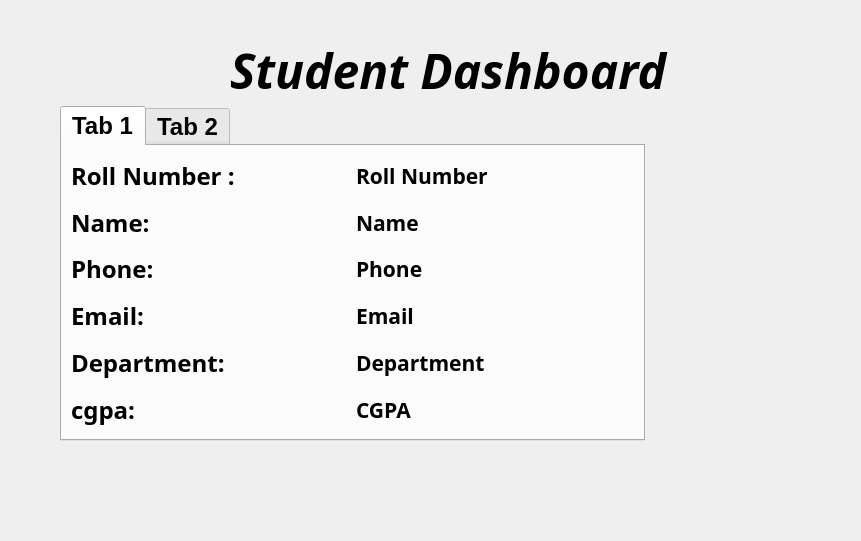
<?xml version="1.0" encoding="UTF-8"?>
<ui version="4.0">
 <class>StudentDashboard</class>
 <widget class="QWidget" name="StudentDashboard">
  <property name="geometry">
   <rect>
    <x>0</x>
    <y>0</y>
    <width>861</width>
    <height>541</height>
   </rect>
  </property>
  <property name="sizePolicy">
   <sizepolicy hsizetype="Maximum" vsizetype="Minimum">
    <horstretch>0</horstretch>
    <verstretch>0</verstretch>
   </sizepolicy>
  </property>
  <property name="windowTitle">
   <string>Form</string>
  </property>
  <property name="styleSheet">
   <string notr="true">#StudentDashboard  {
    border-image: url(:/student.jpg);
}
</string>
  </property>
  <widget class="QTabWidget" name="tabRequests">
   <property name="geometry">
    <rect>
     <x>60</x>
     <y>106</y>
     <width>585</width>
     <height>335</height>
    </rect>
   </property>
   <property name="sizePolicy">
    <sizepolicy hsizetype="Maximum" vsizetype="Maximum">
     <horstretch>0</horstretch>
     <verstretch>0</verstretch>
    </sizepolicy>
   </property>
   <property name="maximumSize">
    <size>
     <width>585</width>
     <height>335</height>
    </size>
   </property>
   <property name="font">
    <font>
     <pointsize>18</pointsize>
     <bold>true</bold>
    </font>
   </property>
   <property name="focusPolicy">
    <enum>Qt::FocusPolicy::TabFocus</enum>
   </property>
   <property name="styleSheet">
    <string notr="true">#tabRequests {
    border-image: url(:/Untitled_design.jpg);
}
</string>
   </property>
   <property name="currentIndex">
    <number>0</number>
   </property>
   <widget class="QWidget" name="tab">
    <property name="sizePolicy">
     <sizepolicy hsizetype="Maximum" vsizetype="Maximum">
      <horstretch>0</horstretch>
      <verstretch>0</verstretch>
     </sizepolicy>
    </property>
    <property name="baseSize">
     <size>
      <width>0</width>
      <height>0</height>
     </size>
    </property>
    <property name="font">
     <font>
      <family>Segoe UI Variable</family>
      <pointsize>12</pointsize>
      <bold>false</bold>
     </font>
    </property>
    <attribute name="title">
     <string>Tab 1</string>
    </attribute>
    <layout class="QGridLayout" name="gridLayout_2">
     <property name="sizeConstraint">
      <enum>QLayout::SizeConstraint::SetMaximumSize</enum>
     </property>
     <item row="2" column="1">
      <widget class="QLabel" name="lblPhone">
       <property name="font">
        <font>
         <pointsize>16</pointsize>
         <bold>true</bold>
        </font>
       </property>
       <property name="text">
        <string>Phone</string>
       </property>
      </widget>
     </item>
     <item row="1" column="0">
      <widget class="QLabel" name="label_2">
       <property name="font">
        <font>
         <pointsize>18</pointsize>
         <bold>true</bold>
        </font>
       </property>
       <property name="text">
        <string>Name:</string>
       </property>
      </widget>
     </item>
     <item row="3" column="0">
      <widget class="QLabel" name="label_4">
       <property name="font">
        <font>
         <pointsize>18</pointsize>
         <bold>true</bold>
        </font>
       </property>
       <property name="text">
        <string>Email:</string>
       </property>
      </widget>
     </item>
     <item row="1" column="1">
      <widget class="QLabel" name="lblName">
       <property name="font">
        <font>
         <pointsize>16</pointsize>
         <bold>true</bold>
        </font>
       </property>
       <property name="text">
        <string>Name</string>
       </property>
      </widget>
     </item>
     <item row="5" column="1">
      <widget class="QLabel" name="lblCgpa">
       <property name="font">
        <font>
         <pointsize>16</pointsize>
         <bold>true</bold>
        </font>
       </property>
       <property name="text">
        <string>CGPA</string>
       </property>
      </widget>
     </item>
     <item row="5" column="0">
      <widget class="QLabel" name="label_6">
       <property name="font">
        <font>
         <pointsize>18</pointsize>
         <bold>true</bold>
        </font>
       </property>
       <property name="text">
        <string>cgpa:</string>
       </property>
      </widget>
     </item>
     <item row="2" column="0">
      <widget class="QLabel" name="label_3">
       <property name="font">
        <font>
         <pointsize>18</pointsize>
         <bold>true</bold>
        </font>
       </property>
       <property name="text">
        <string>Phone:</string>
       </property>
      </widget>
     </item>
     <item row="4" column="1">
      <widget class="QLabel" name="lblDept">
       <property name="font">
        <font>
         <pointsize>16</pointsize>
         <bold>true</bold>
        </font>
       </property>
       <property name="text">
        <string>Department</string>
       </property>
      </widget>
     </item>
     <item row="4" column="0">
      <widget class="QLabel" name="label_5">
       <property name="font">
        <font>
         <pointsize>18</pointsize>
         <bold>true</bold>
        </font>
       </property>
       <property name="text">
        <string>Department:</string>
       </property>
      </widget>
     </item>
     <item row="0" column="1">
      <widget class="QLabel" name="lblRoll">
       <property name="font">
        <font>
         <pointsize>16</pointsize>
         <bold>true</bold>
        </font>
       </property>
       <property name="text">
        <string>Roll Number</string>
       </property>
      </widget>
     </item>
     <item row="3" column="1">
      <widget class="QLabel" name="lblEmail">
       <property name="font">
        <font>
         <pointsize>16</pointsize>
         <bold>true</bold>
        </font>
       </property>
       <property name="text">
        <string>Email</string>
       </property>
      </widget>
     </item>
     <item row="0" column="0">
      <widget class="QLabel" name="label">
       <property name="font">
        <font>
         <pointsize>18</pointsize>
         <bold>true</bold>
        </font>
       </property>
       <property name="text">
        <string>Roll Number :</string>
       </property>
      </widget>
     </item>
    </layout>
   </widget>
   <widget class="QWidget" name="tab_2">
    <property name="sizePolicy">
     <sizepolicy hsizetype="Expanding" vsizetype="Preferred">
      <horstretch>0</horstretch>
      <verstretch>0</verstretch>
     </sizepolicy>
    </property>
    <property name="maximumSize">
     <size>
      <width>583</width>
      <height>301</height>
     </size>
    </property>
    <attribute name="title">
     <string>Tab 2</string>
    </attribute>
    <layout class="QGridLayout" name="gridLayout_3">
     <item row="2" column="1">
      <widget class="QPushButton" name="btnSubmit">
       <property name="font">
        <font>
         <pointsize>18</pointsize>
         <bold>true</bold>
        </font>
       </property>
       <property name="text">
        <string>Submit</string>
       </property>
      </widget>
     </item>
     <item row="1" column="0">
      <widget class="QLabel" name="label_8">
       <property name="font">
        <font>
         <pointsize>18</pointsize>
         <bold>true</bold>
        </font>
       </property>
       <property name="text">
        <string>REQUEST</string>
       </property>
      </widget>
     </item>
     <item row="2" column="0">
      <widget class="QLineEdit" name="txtRequests">
       <property name="font">
        <font>
         <pointsize>18</pointsize>
         <bold>true</bold>
        </font>
       </property>
       <property name="text">
        <string/>
       </property>
      </widget>
     </item>
     <item row="0" column="0" colspan="2">
      <widget class="QTableWidget" name="tblRequests">
       <property name="maximumSize">
        <size>
         <width>571</width>
         <height>225</height>
        </size>
       </property>
       <property name="font">
        <font>
         <pointsize>12</pointsize>
         <bold>true</bold>
        </font>
       </property>
      </widget>
     </item>
    </layout>
   </widget>
  </widget>
  <widget class="QLabel" name="label_7">
   <property name="geometry">
    <rect>
     <x>230</x>
     <y>30</y>
     <width>571</width>
     <height>81</height>
    </rect>
   </property>
   <property name="font">
    <font>
     <family>Lucida Fax</family>
     <pointsize>36</pointsize>
     <italic>true</italic>
     <bold>true</bold>
    </font>
   </property>
   <property name="text">
    <string>Student Dashboard</string>
   </property>
  </widget>
 </widget>
 <resources/>
 <connections/>
</ui>
